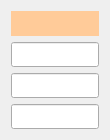
<?xml version="1.0" encoding="UTF-8"?>
<ui version="4.0">
 <class>MoldCondition_Style</class>
 <widget class="QWidget" name="MoldCondition_Style">
  <property name="geometry">
   <rect>
    <x>0</x>
    <y>0</y>
    <width>110</width>
    <height>140</height>
   </rect>
  </property>
  <property name="windowTitle">
   <string>Form</string>
  </property>
  <layout class="QGridLayout" name="gridLayout">
   <item row="0" column="0">
    <widget class="QLabel" name="label_Title">
     <property name="sizePolicy">
      <sizepolicy hsizetype="Preferred" vsizetype="Preferred">
       <horstretch>0</horstretch>
       <verstretch>0</verstretch>
      </sizepolicy>
     </property>
     <property name="minimumSize">
      <size>
       <width>0</width>
       <height>25</height>
      </size>
     </property>
     <property name="palette">
      <palette>
       <active>
        <colorrole role="Base">
         <brush brushstyle="SolidPattern">
          <color alpha="255">
           <red>255</red>
           <green>255</green>
           <blue>255</blue>
          </color>
         </brush>
        </colorrole>
        <colorrole role="Window">
         <brush brushstyle="SolidPattern">
          <color alpha="255">
           <red>255</red>
           <green>203</green>
           <blue>153</blue>
          </color>
         </brush>
        </colorrole>
       </active>
       <inactive>
        <colorrole role="Base">
         <brush brushstyle="SolidPattern">
          <color alpha="255">
           <red>255</red>
           <green>255</green>
           <blue>255</blue>
          </color>
         </brush>
        </colorrole>
        <colorrole role="Window">
         <brush brushstyle="SolidPattern">
          <color alpha="255">
           <red>255</red>
           <green>203</green>
           <blue>153</blue>
          </color>
         </brush>
        </colorrole>
       </inactive>
       <disabled>
        <colorrole role="Base">
         <brush brushstyle="SolidPattern">
          <color alpha="255">
           <red>255</red>
           <green>203</green>
           <blue>153</blue>
          </color>
         </brush>
        </colorrole>
        <colorrole role="Window">
         <brush brushstyle="SolidPattern">
          <color alpha="255">
           <red>255</red>
           <green>203</green>
           <blue>153</blue>
          </color>
         </brush>
        </colorrole>
       </disabled>
      </palette>
     </property>
     <property name="font">
      <font>
       <family>굴림</family>
       <pointsize>10</pointsize>
       <weight>75</weight>
       <bold>true</bold>
      </font>
     </property>
     <property name="autoFillBackground">
      <bool>true</bool>
     </property>
     <property name="text">
      <string/>
     </property>
     <property name="alignment">
      <set>Qt::AlignCenter</set>
     </property>
    </widget>
   </item>
   <item row="2" column="0">
    <widget class="QLineEdit" name="lineEdit_2">
     <property name="sizePolicy">
      <sizepolicy hsizetype="Preferred" vsizetype="Preferred">
       <horstretch>0</horstretch>
       <verstretch>0</verstretch>
      </sizepolicy>
     </property>
     <property name="minimumSize">
      <size>
       <width>0</width>
       <height>25</height>
      </size>
     </property>
     <property name="alignment">
      <set>Qt::AlignRight|Qt::AlignTrailing|Qt::AlignVCenter</set>
     </property>
    </widget>
   </item>
   <item row="1" column="0">
    <widget class="QLineEdit" name="lineEdit_1">
     <property name="sizePolicy">
      <sizepolicy hsizetype="Preferred" vsizetype="Preferred">
       <horstretch>0</horstretch>
       <verstretch>0</verstretch>
      </sizepolicy>
     </property>
     <property name="minimumSize">
      <size>
       <width>0</width>
       <height>25</height>
      </size>
     </property>
     <property name="alignment">
      <set>Qt::AlignRight|Qt::AlignTrailing|Qt::AlignVCenter</set>
     </property>
    </widget>
   </item>
   <item row="3" column="0">
    <widget class="QLineEdit" name="lineEdit_3">
     <property name="sizePolicy">
      <sizepolicy hsizetype="Preferred" vsizetype="Preferred">
       <horstretch>0</horstretch>
       <verstretch>0</verstretch>
      </sizepolicy>
     </property>
     <property name="minimumSize">
      <size>
       <width>0</width>
       <height>25</height>
      </size>
     </property>
     <property name="alignment">
      <set>Qt::AlignRight|Qt::AlignTrailing|Qt::AlignVCenter</set>
     </property>
    </widget>
   </item>
  </layout>
 </widget>
 <resources/>
 <connections/>
</ui>
